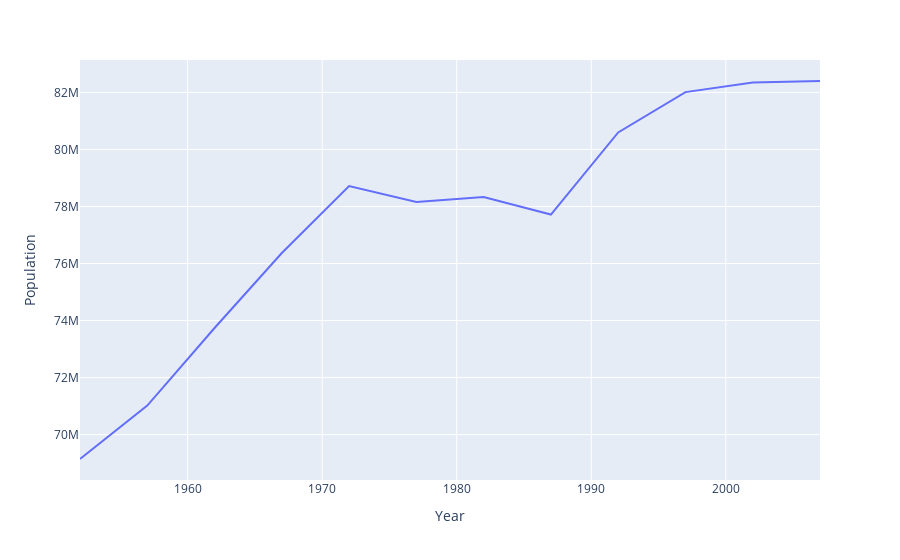

The cell this chart's notebook holds for it:
### Markdown cell above
**plot from plotly**

### Code cell
fig = px.line(data_frame=germany, x="year", y="pop",
              labels = dict(pop="Population", year="Year"))
fig.show()

### Figure 1 — Plotly figure (JSON) as saved in the notebook; plotly's stock layout.template omitted (floating-point values rounded to 4 significant figures)
{"data": [{"hovertemplate": "Year=%{x}<br>Population=%{y}<extra></extra>", "legendgroup": "", "line": {"color": "#636efa", "dash": "solid"}, "marker": {"symbol": "circle"}, "mode": "lines", "name": "", "orientation": "v", "showlegend": false, "type": "scatter", "x": [1952, 1957, 1962, 1967, 1972, 1977, 1982, 1987, 1992, 1997, 2002, 2007], "xaxis": "x", "y": [69145952, 71019069, 73739117, 76368453, 78717088, 78160773, 78335266, 77718298, 80597764, 82011073, 82350671, 82400996], "yaxis": "y"}], "layout": {"autosize": true, "legend": {"tracegroupgap": 0}, "margin": {"t": 60}, "xaxis": {"anchor": "y", "autorange": true, "domain": [0, 1], "range": [1952, 2007], "title": {"text": "Year"}, "type": "linear"}, "yaxis": {"anchor": "x", "autorange": true, "domain": [0, 1], "range": [68410000.0, 83140000.0], "title": {"text": "Population"}, "type": "linear"}}}
